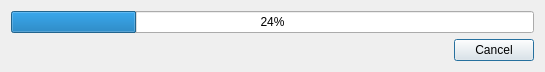
<?xml version="1.0" encoding="UTF-8"?>
<ui version="4.0">
 <class>DialogSearchStrings</class>
 <widget class="QDialog" name="DialogSearchStrings">
  <property name="geometry">
   <rect>
    <x>0</x>
    <y>0</y>
    <width>545</width>
    <height>70</height>
   </rect>
  </property>
  <property name="windowTitle">
   <string>Search strings</string>
  </property>
  <layout class="QVBoxLayout" name="verticalLayout">
   <item>
    <widget class="QProgressBar" name="progressBar">
     <property name="value">
      <number>24</number>
     </property>
     <property name="alignment">
      <set>Qt::AlignCenter</set>
     </property>
    </widget>
   </item>
   <item>
    <layout class="QHBoxLayout" name="horizontalLayout">
     <item>
      <spacer name="horizontalSpacer">
       <property name="orientation">
        <enum>Qt::Horizontal</enum>
       </property>
       <property name="sizeHint" stdset="0">
        <size>
         <width>40</width>
         <height>20</height>
        </size>
       </property>
      </spacer>
     </item>
     <item>
      <widget class="QPushButton" name="pushButtonCancel">
       <property name="text">
        <string>Cancel</string>
       </property>
      </widget>
     </item>
    </layout>
   </item>
  </layout>
 </widget>
 <resources/>
 <connections/>
</ui>
